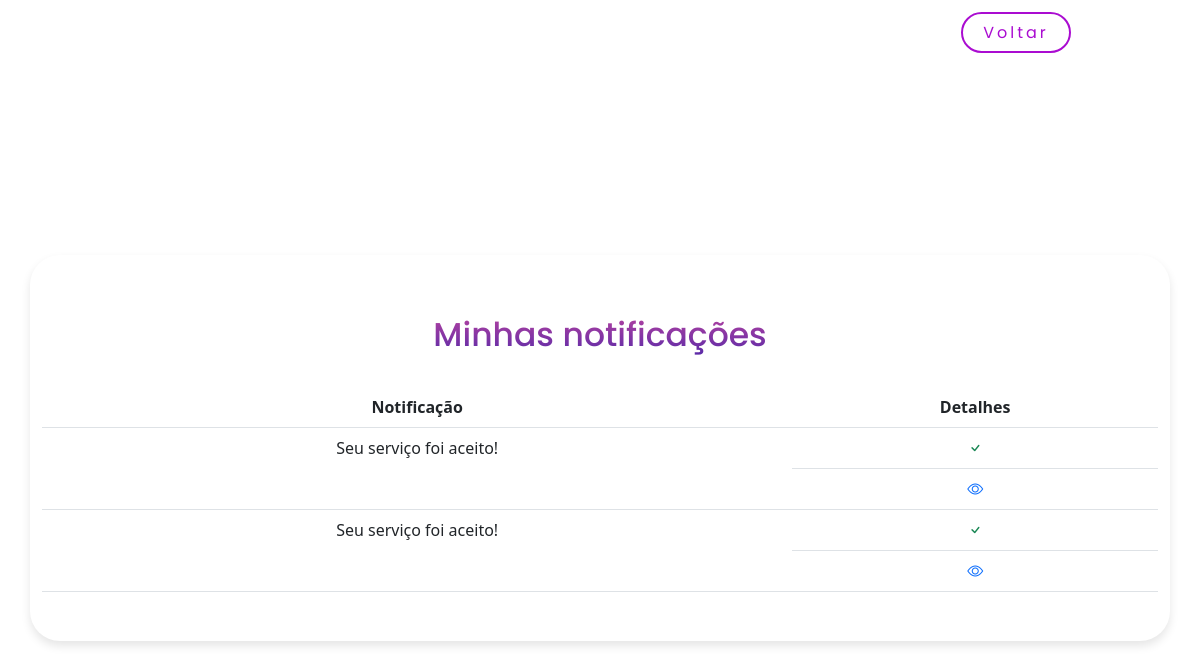
/fornecedor/notificacoes.php (signed in), run on the app's committed database.
### tables this page shows
CREATE TABLE `notificacao_fornecedor` (
  `id` int(11) NOT NULL,
  `msg` varchar(255) DEFAULT NULL,
  `email` varchar(255) DEFAULT NULL,
  `nome_evento` varchar(255) DEFAULT NULL,
  `servico` int(11) DEFAULT NULL
);

### fornecedor/notificacoes.php (the view, shortened to what this page needs)
<?php
    include_once('../class/conexao.php');
    $dadosUsu = $_SESSION['dadosUsu'];
    $sql = "SELECT * FROM notificacao_fornecedor WHERE email = '$dadosUsu[email]'";
    $result = $conn->query($sql);
?>
<!DOCTYPE html>
<html lang="en">
<head>
    <link rel="stylesheet" href="https://cdn.jsdelivr.net/npm/bootstrap-icons@1.10.5/font/bootstrap-icons.css">
    <link rel="stylesheet" href="css/notificacoesforn.css">
    <link href="https://cdn.jsdelivr.net/npm/bootstrap@5.3.0-alpha3/dist/css/bootstrap.min.css" rel="stylesheet">
    <link rel="stylesheet" href="https://cdn.jsdelivr.net/npm/bootstrap-icons@1.10.5/font/bootstrap-icons.css">
<link href="https://cdnjs.cloudflare.com/ajax/libs/font-awesome/5.10.0/css/all.min.css" rel="stylesheet">
<link href="lib/owlcarousel/assets/owl.carousel.min.css" rel="stylesheet">
<link href="lib/lightbox/css/lightbox.min.css" rel="stylesheet">
</head>
<body>
<header>
    <nav>
        <ul class="nav-list">
                <li><a href="../fornecedor/perfil_fornecedor.php" class="botaovoltar">Voltar</a></li>
        </ul>
    </nav>
</header>
<div class="limiter">
  <div class="container">
    <div class="col-12">
        <div class="row">
    <div class="bloco">
    <h1 class="texto">Minhas notificações</h1>
    <br>
    <table class="table text-center">
        <thead>
            <tr>
                <th scope="col">Notificação</th>
                <th scope="col" >Detalhes</th>
            </tr>
        </thead>
        <tbody>
            <?php while ($row = mysqli_fetch_assoc($result)) { ?>
                <tr>
                    <td><?php echo  $row['msg']; ?></td>
                    <td class="d-flex justify-content-around">
                        <a href="<?php echo './lida.php?id='.$row['id']?>" class="bi bi-check text-success"></a>
                    </td>
                    <td class="d-flex justify-content-around">
                        <a href="<?php echo './detalhes.php?id='.$row['id']?>" class="bi bi-eye"></a>
                    </td>
                </tr>
            <?php } ?>
        </tbody>
    </table>
    </div>
        </div>
    </div>
            </div>
            </div>
</body>
</html>

### fornecedor/css/notificacoesforn.css (style rules this page uses)
body { background-image: url(../images/background-cad.png); background-repeat: no-repeat; background-size: cover; background-position: center; }
* { margin: 0; padding: 0; box-sizing: border-box; }
.limiter { width: 100%; min-height: 100vh; margin: 0 auto; }
.container { width: 100%; min-height: 100vh; display: -webkit-box; display: -webkit-flex; display: -moz-box; display: -ms-flexbox; display: flex; flex-wrap: wrap; justify-content: center; align-items: center; padding: 15px; }
.bloco { background: #fff; border-radius: 30px; overflow: hidden; padding: 100px 55px 33px 55px; size: 30px; box-shadow: 0 5px 10px 0px rgba(0, 0, 0, 0.1); -moz-box-shadow: 0 5px 10px 0px rgba(0, 0, 0, 0.1); -webkit-box-shadow: 0 5px 10px 0px rgba(0, 0, 0, 0.1); -o-box-shadow: 0 5px 10px 0px rgba(0, 0, 0, 0.1); -ms-box-shadow: 0 5px 10px 0px rgba(0, 0, 0, 0.1); }
h1 { width: 100%; display: block; font-family: 'Poppins', sans-serif; font-size: 20px; color: #333333; line-height: 1.2; text-align: center; background: -webkit-linear-gradient(#B341A0, #5B2BA8); -webkit-background-clip: text; -webkit-text-fill-color: transparent; margin-top: -45px; font-size: 25px; }
.texto { font-size: 33px; margin-top: -40px; }
.botaovoltar { font-family: 'poppins'; border: 2px solid #aa0cd1; border-radius: 40px; color: #aa0cd1; text-decoration: none; background-color: transparent; padding: 7px 20px 7px 20px; margin-left: 800px; }
nav { display: flex; justify-content: space-around; align-items: center; font-family: system-ui, -apple-system, Helvetica, Arial, sans-serif; height: 6vh; }
.nav-list { list-style: none; display: flex; }
.nav-list li { letter-spacing: 3px; padding: 40px 15px 8px 15px; border-radius: 50px; }

### data on the page
notificacao_fornecedor: msg "Seu serviço foi aceito!"
notificacao_fornecedor: msg "Seu serviço foi aceito!"
